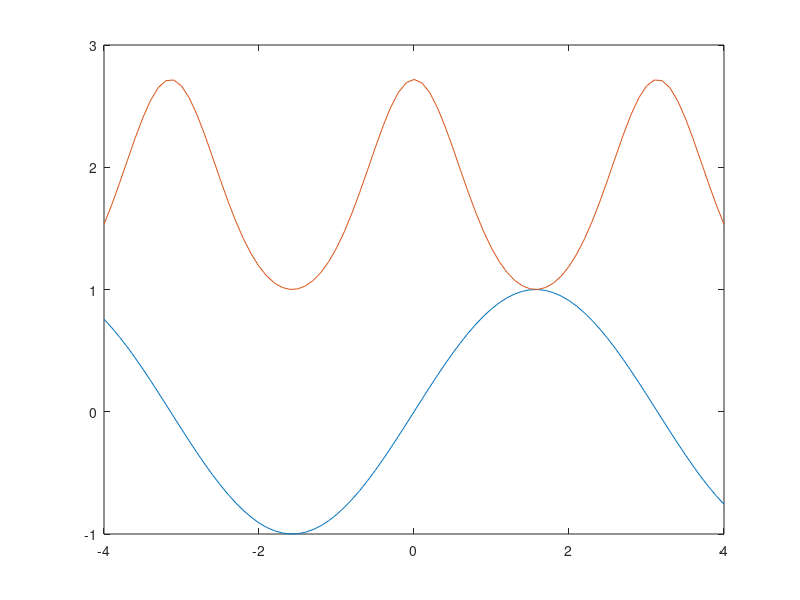

The MATLAB script that drew this image:
%
% Plot f1(x) = sin(x) and f2(x) = exp(cos(x)^2) for x in [-4,4]
%
clear;
clf;
%
n=81;
x=zeros(1,n);
f1=zeros(1,n);
f2=zeros(1,n);
dx=8/(n-1);
%
for i=1:n,
   x(i)=-4+(i-1)*dx;
   f1(i)=sin(x(i));
   f2(i)=exp(cos(x(i))^2);
end
%
plot(x,f1)
hold on
plot(x,f2)
%
